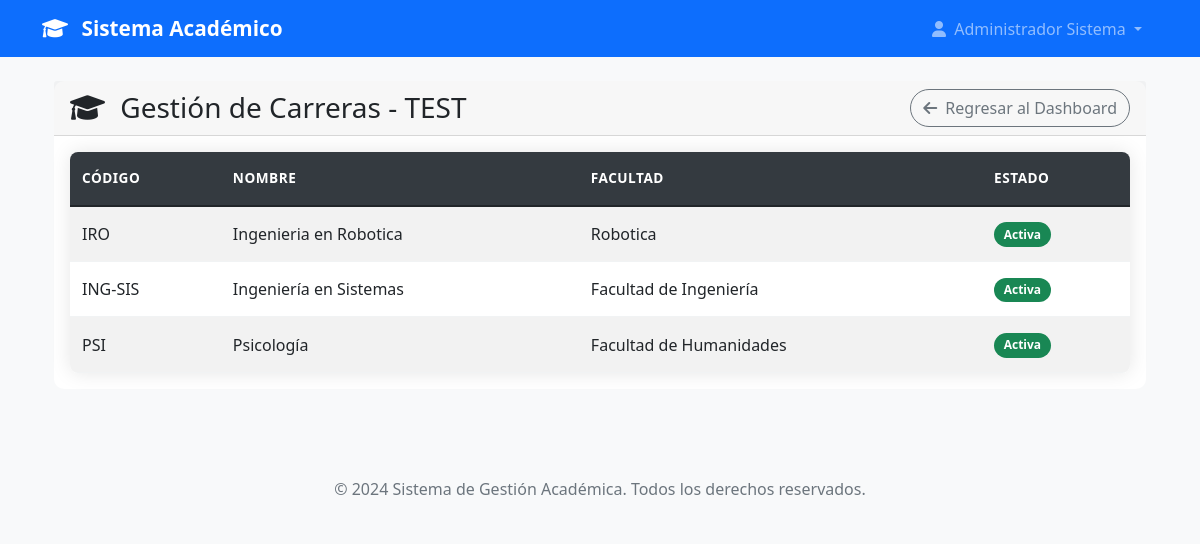
The page /admin/carreras/test (signed in) on the database as committed earlier.
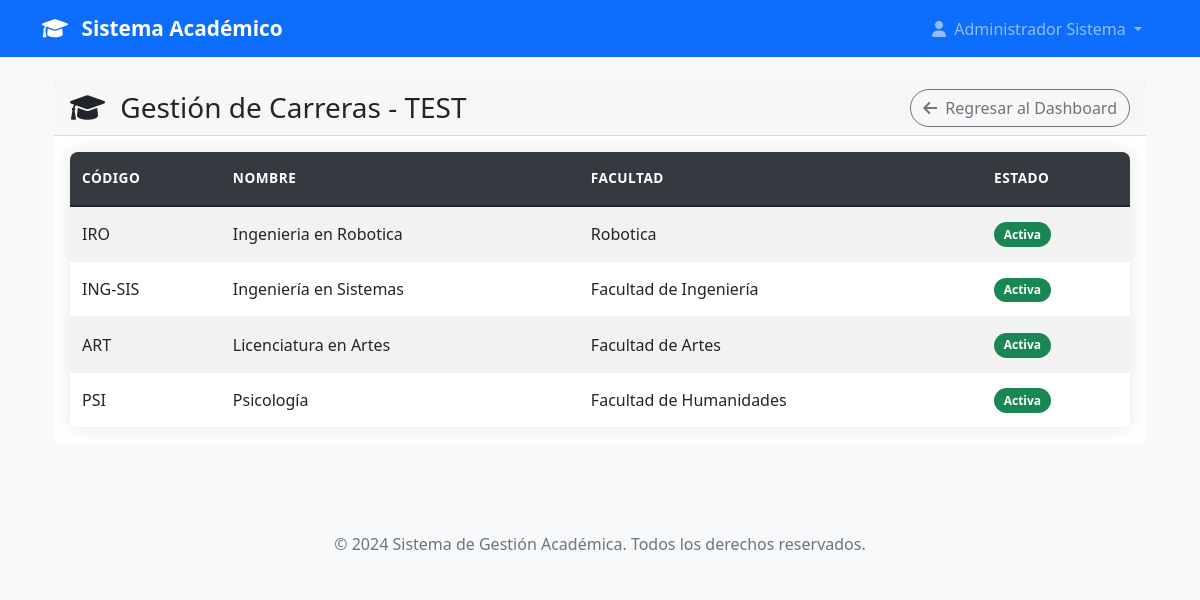
The same page on the database as committed later.
### models.py (models this page shows, shortened)
class Carrera(db.Model):
    id = db.Column(db.Integer, primary_key=True)
    nombre = db.Column(db.String(150), nullable=False, unique=True)
    codigo = db.Column(db.String(10), nullable=False, unique=True)  # Ej: "ING-SIS", "MED", etc.
    descripcion = db.Column(db.Text)
    facultad = db.Column(db.String(100))
    activa = db.Column(db.Boolean, default=True)
    fecha_creacion = db.Column(db.DateTime, default=datetime.utcnow)
    creada_por = db.Column(db.Integer, db.ForeignKey('user.id'), nullable=False)
    creador = db.relationship('User', foreign_keys=[creada_por], backref=db.backref('carreras_creadas', lazy=True))

### app.py (the view)
@app.route('/admin/carreras/test')
@login_required
def test_carreras():
    if not current_user.is_admin():
        flash('No tienes permisos para acceder a esta página.', 'error')
        return redirect(url_for('dashboard'))
    carreras = Carrera.query.filter_by(activa=True).order_by(Carrera.nombre).all()
    return render_template('admin/carreras_test.html', carreras=carreras)

### app.py (called while the page is built)
@login_manager.user_loader
def load_user(user_id):
    return User.query.get(int(user_id))

@app.context_processor
def inject_user_counts():
    if current_user.is_authenticated and current_user.is_admin():
        return dict(
            total_users=User.query.count(),
            total_admins=User.query.filter_by(rol='admin').count(),
            total_jefes=User.query.filter_by(rol='jefe_carrera').count(),
            total_profesores=User.query.filter(User.rol.in_(['profesor_completo', 'profesor_asignatura'])).count()
        )
    return dict()

### models.py (called while the page is built)
    def get_nombre_completo(self):
        return f"{self.nombre} {self.apellido}"

    def is_admin(self):
        return self.rol == 'admin'

### templates/admin/carreras_test.html (shortened to what this page needs)
{% extends "base.html" %}
{% block content %}
<div class="container-fluid">
    <div class="row">
        <div class="col-12">
            <div class="card">
                <div class="card-header d-flex justify-content-between align-items-center">
                    <h3 class="card-title mb-0">
                        <i class="fas fa-graduation-cap me-2"></i>
                        Gestión de Carreras - TEST
                    </h3>
                    <a href="{{ url_for('dashboard') }}" class="btn btn-outline-secondary">
                        <i class="fas fa-arrow-left me-1"></i>
                        Regresar al Dashboard
                    </a>
                </div>
                <div class="card-body">
                    {% if carreras %}
                        <div class="table-responsive">
                            <table class="table table-striped">
                                <thead>
                                    <tr>
                                        <th>Código</th>
                                        <th>Nombre</th>
                                        <th>Facultad</th>
                                        <th>Estado</th>
                                    </tr>
                                </thead>
                                <tbody>
                                    {% for carrera in carreras %}
                                    <tr>
                                        <td>{{ carrera.codigo }}</td>
                                        <td>{{ carrera.nombre }}</td>
                                        <td>{{ carrera.facultad or 'No especificada' }}</td>
                                        <td>
                                            {% if carrera.activa %}
                                                <span class="badge bg-success">Activa</span>
                                            {% else %}
                                                <span class="badge bg-danger">Inactiva</span>
                                            {% endif %}
                                        </td>
                                    </tr>
                                    {% endfor %}
                                </tbody>
                            </table>
                        </div>
                    {% else %}
                        <div class="alert alert-info text-center">
                            <h4>No hay carreras registradas</h4>
                            <p>Comience agregando la primera carrera al sistema</p>
                        </div>
                    {% endif %}
                </div>
            </div>
        </div>
    </div>
</div>
{% endblock %}

Rows that differ between the two databases and show on the page:
added Carrera: codigo "ART", nombre "Licenciatura en Artes", facultad "Facultad de Artes", activa "Activa"
